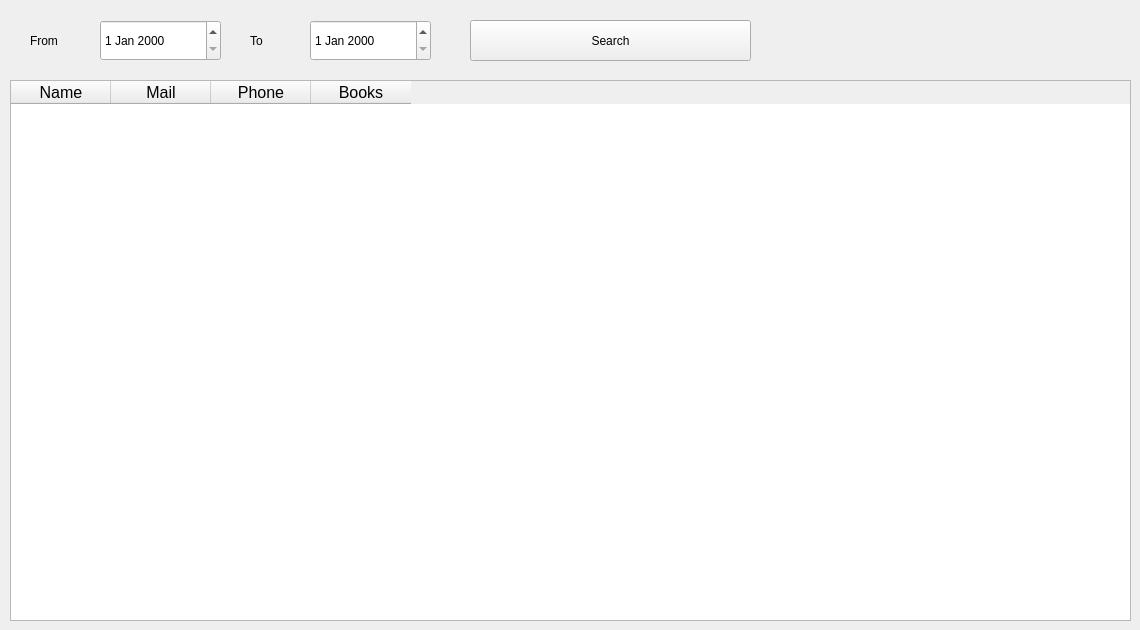
      <widget class="QWidget" name="tab_15">
       <attribute name="title">
        <string>Tab 2</string>
       </attribute>
       <widget class="QLabel" name="label_23">
        <property name="geometry">
         <rect>
          <x>30</x>
          <y>20</y>
          <width>71</width>
          <height>41</height>
         </rect>
        </property>
        <property name="text">
         <string>From</string>
        </property>
       </widget>
       <widget class="QDateEdit" name="dateEdit_3">
        <property name="geometry">
         <rect>
          <x>100</x>
          <y>20</y>
          <width>121</width>
          <height>41</height>
         </rect>
        </property>
       </widget>
       <widget class="QLabel" name="label_24">
        <property name="geometry">
         <rect>
          <x>250</x>
          <y>20</y>
          <width>61</width>
          <height>41</height>
         </rect>
        </property>
        <property name="text">
         <string>To</string>
        </property>
       </widget>
       <widget class="QDateEdit" name="dateEdit_4">
        <property name="geometry">
         <rect>
          <x>310</x>
          <y>20</y>
          <width>121</width>
          <height>41</height>
         </rect>
        </property>
       </widget>
       <widget class="QPushButton" name="pushButton_19">
        <property name="geometry">
         <rect>
          <x>470</x>
          <y>20</y>
          <width>281</width>
          <height>41</height>
         </rect>
        </property>
        <property name="text">
         <string>Search</string>
        </property>
       </widget>
       <widget class="QTableWidget" name="tableWidget_4">
        <property name="geometry">
         <rect>
          <x>10</x>
          <y>80</y>
          <width>1121</width>
          <height>541</height>
         </rect>
        </property>
        <column>
         <property name="text">
          <string>Name</string>
         </property>
         <property name="font">
          <font>
           <pointsize>12</pointsize>
          </font>
         </property>
         <property name="textAlignment">
          <set>AlignCenter</set>
         </property>
        </column>
        <column>
         <property name="text">
          <string>Mail</string>
         </property>
         <property name="font">
          <font>
           <pointsize>12</pointsize>
          </font>
         </property>
         <property name="textAlignment">
          <set>AlignCenter</set>
         </property>
        </column>
        <column>
         <property name="text">
          <string>Phone</string>
         </property>
         <property name="font">
          <font>
           <pointsize>12</pointsize>
          </font>
         </property>
         <property name="textAlignment">
          <set>AlignCenter</set>
         </property>
        </column>
        <column>
         <property name="text">
          <string>Books</string>
         </property>
         <property name="font">
          <font>
           <pointsize>12</pointsize>
          </font>
         </property>
         <property name="textAlignment">
          <set>AlignCenter</set>
         </property>
        </column>
       </widget>
      </widget>
